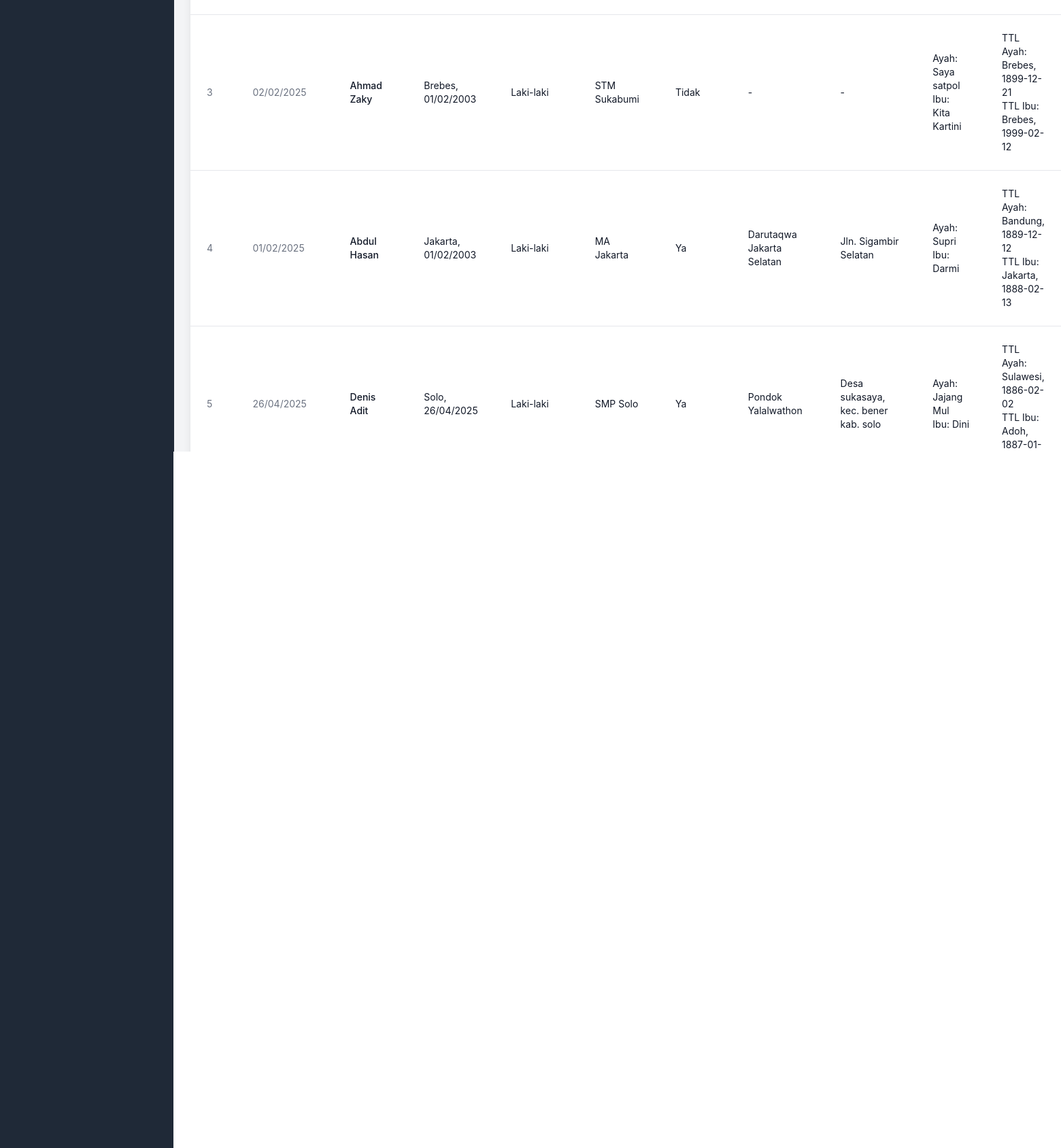
The page /admin/calon_santri.php (signed in, lower part) on the database as committed earlier.
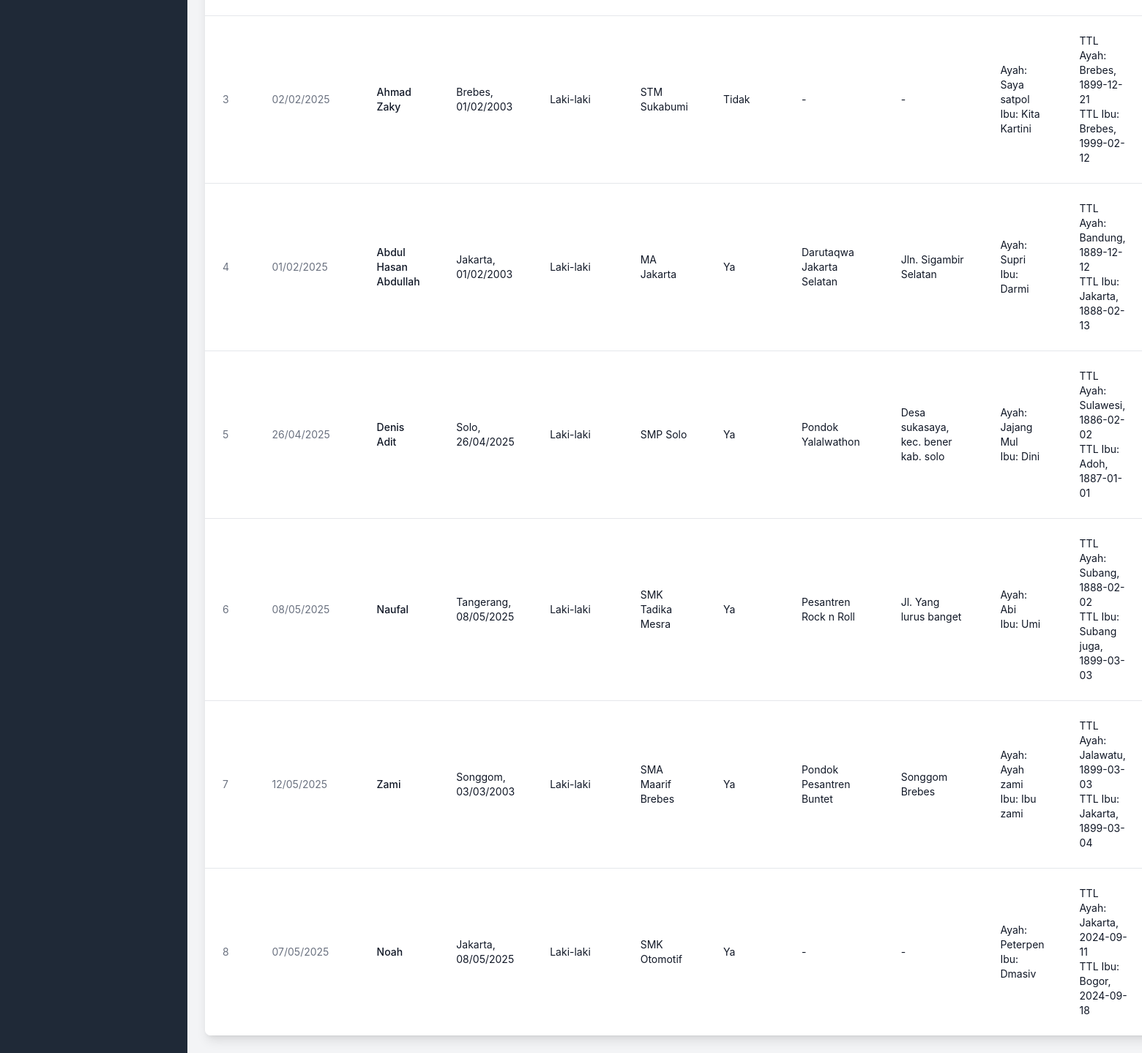
The same page on the database as committed later.
### tables this page shows
CREATE TABLE `calon_santri` (
  `id` int(11) NOT NULL,
  `No` int(11) NOT NULL,
  `tanggal_pendaftaran` date NOT NULL,
  `username` varchar(50) DEFAULT NULL,
  `nama_lengkap` varchar(100) NOT NULL,
  `tempat_lahir` varchar(50) NOT NULL,
  `tanggal_lahir` date NOT NULL,
  `alamat_lengkap` text NOT NULL,
  `tinggal_bersama` enum('Orang Tua','Wali','Lainnya') NOT NULL,
  `jenis_kelamin` enum('Laki-laki','Perempuan') NOT NULL,
  `sekolah_terakhir` varchar(100) NOT NULL,
  `pernah_mondok` enum('Ya','Tidak') NOT NULL,
  `nama_pondok_sebelumnya` varchar(100) DEFAULT NULL,
  `alamat_pondok_sebelumnya` text DEFAULT NULL,
  `nama_ayah` varchar(100) NOT NULL,
  `nama_ibu` varchar(100) NOT NULL,
  `tempat_lahir_ayah` varchar(50) NOT NULL,
  `tanggal_lahir_ayah` date NOT NULL,
  `tempat_lahir_ibu` varchar(50) NOT NULL,
  `tanggal_lahir_ibu` date NOT NULL,
  `pekerjaan_ayah` enum('Wiraswasta','Guru','PNS','TNI/POLRI','Pensiunan','Lainnya') NOT NULL,
  `pekerjaan_ibu` enum('Wiraswasta','Guru','PNS','TNI/POLRI','Pensiunan','Lainnya') NOT NULL,
  `penghasilan_ayah` enum('Dibawah 1 Juta','1-3 Juta','3-5 Juta','Di atas 5 Juta') NOT NULL,
  `penghasilan_ibu` enum('Dibawah 1 Juta','1-3 Juta','3-5 Juta','Di atas 5 Juta') NOT NULL,
  `alamat_rumah` text NOT NULL,
  `no_hp_ortu` varchar(15) NOT NULL,
  `created_at` timestamp NOT NULL DEFAULT current_timestamp(),
  `asal_sekolah` varchar(100) DEFAULT NULL,
  `status_pendaftaran` varchar(50) DEFAULT NULL,
  `keterangan` text DEFAULT NULL,
  `email` varchar(100) DEFAULT NULL,
  `user_id` int(11) NOT NULL
);

### admin/calon_santri.php (the view, shortened to what this page needs)
<?php
include '../sidebar.php';
$servername = "localhost";
$username = "root";
$password = "";
$dbname = "ppdb_pondok";
$conn = new mysqli($servername, $username, $password, $dbname);
$sql = "SELECT * FROM calon_santri";
$result = $conn->query($sql);
?>
<!DOCTYPE html>
<html lang="id">
<head>
    <script src="https://cdn.tailwindcss.com"></script>
    <link href="../dist/css/final.css" rel="stylesheet" />
</head>
<body class="bg-gray-50 flex">
    <div class="flex-1">
        <div class="p-6">
            <?php if ($result->num_rows > 0): ?>
                <div class="bg-white rounded-lg shadow-lg overflow-hidden">
                    <div class="overflow-x-auto">
                        <table class="min-w-full divide-y divide-gray-200">
                            <tbody class="bg-white divide-y divide-gray-200" id="dataTable">
                                <?php
                                $no = 1;
                                while ($row = $result->fetch_assoc()): ?>
                                    <tr class="hover:bg-gray-50">
                                        <td class="px-6 py-4 text-sm text-gray-500"><?php echo $no++; ?></td>
                                        <td class="px-6 py-4 text-sm text-gray-500">
                                            <?php echo date('d/m/Y', strtotime($row["tanggal_pendaftaran"])); ?>
                                        </td>
                                        <td class="px-6 py-4 text-sm font-medium text-gray-900 nama">
                                            <?php echo $row["nama_lengkap"]; ?>
                                        </td>
                                        <td class="px-6 py-4 text-sm text-gray-900">
                                            <?php echo $row["tempat_lahir"] . ", " . date('d/m/Y', strtotime($row["tanggal_lahir"])); ?>
                                        </td>
                                        <td class="px-6 py-4 text-sm text-gray-900"><?php echo $row["jenis_kelamin"]; ?></td>
                                        <td class="px-6 py-4 text-sm text-gray-900"><?php echo $row["sekolah_terakhir"]; ?></td>
                                        <td class="px-6 py-4 text-sm text-gray-900"><?php echo $row["pernah_mondok"]; ?></td>
                                        <td class="px-6 py-4 text-sm text-gray-900">
                                            <?php echo $row["nama_pondok_sebelumnya"]; ?>
                                        </td>
                                        <td class="px-6 py-4 text-sm text-gray-900">
                                            <?php echo $row["alamat_pondok_sebelumnya"]; ?>
                                        </td>
                                        <td class="px-6 py-4 text-sm text-gray-900">
                                            <p>Ayah: <?php echo $row["nama_ayah"]; ?></p>
                                            <p>Ibu: <?php echo $row["nama_ibu"]; ?></p>
                                        </td>
                                        <td class="px-6 py-6 text-sm text-gray-900">
                                            <p>TTL Ayah:
                                                <?php echo $row["tempat_lahir_ayah"] . ", " . $row["tanggal_lahir_ayah"]; ?>
                                            </p>
                                            <p>TTL Ibu:
                                                <?php echo $row["tempat_lahir_ibu"] . ", " . $row["tanggal_lahir_ibu"]; ?>
                                            </p>
                                        </td>
                                    </tr>
                                <?php endwhile; ?>
                            </tbody>
                        </table>
                    </div>
                </div>
            <?php else: ?>
                <div class="bg-white rounded-lg shadow-lg p-6 text-center">
                    <p class="text-gray-500">Tidak ada data yang ditemukan.</p>
                </div>
            <?php endif; ?>
        </div>
    </div>
</body>
</html>

Rows that differ between the two databases and show on the page:
changed calon_santri "MA Jakarta": nama_lengkap "Abdul Hasan" → "Abdul Hasan Abdullah"
now on this page (row edited): calon_santri: tanggal_pendaftaran "08/05/2025", nama_lengkap "Naufal", tempat_lahir "Tangerang", tanggal_lahir "08/05/2025", jenis_kelamin "Laki-laki", sekolah_terakhir "SMK Tadika Mesra", pernah_mondok "Ya", nama_pondok_sebelumnya "Pesantren Rock n Roll", alamat_pondok_sebelumnya "Jl. Yang lurus banget", nama_ayah "Abi", nama_ibu "Umi", tempat_lahir_ayah "Subang", tanggal_lahir_ayah "1888-02-02", tempat_lahir_ibu "Subang juga", tanggal_lahir_ibu "1899-03-03"
now on this page (row edited): calon_santri: tanggal_pendaftaran "12/05/2025", nama_lengkap "Zami", tempat_lahir "Songgom", tanggal_lahir "03/03/2003", jenis_kelamin "Laki-laki", sekolah_terakhir "SMA Maarif Brebes", pernah_mondok "Ya", nama_pondok_sebelumnya "Pondok Pesantren Buntet", alamat_pondok_sebelumnya "Songgom Brebes", nama_ayah "Ayah zami", nama_ibu "Ibu zami", tempat_lahir_ayah "Jalawatu", tanggal_lahir_ayah "1899-03-03", tempat_lahir_ibu "Jakarta", tanggal_lahir_ibu "1899-03-04"
added calon_santri: tanggal_pendaftaran "07/05/2025", nama_lengkap "Noah", tempat_lahir "Jakarta", tanggal_lahir "08/05/2025", jenis_kelamin "Laki-laki", sekolah_terakhir "SMK Otomotif", pernah_mondok "Ya", nama_pondok_sebelumnya "-", alamat_pondok_sebelumnya "-", nama_ayah "Peterpen", nama_ibu "Dmasiv", tempat_lahir_ayah "Jakarta", tanggal_lahir_ayah "2024-09-11", tempat_lahir_ibu "Bogor", tanggal_lahir_ibu "2024-09-18"
